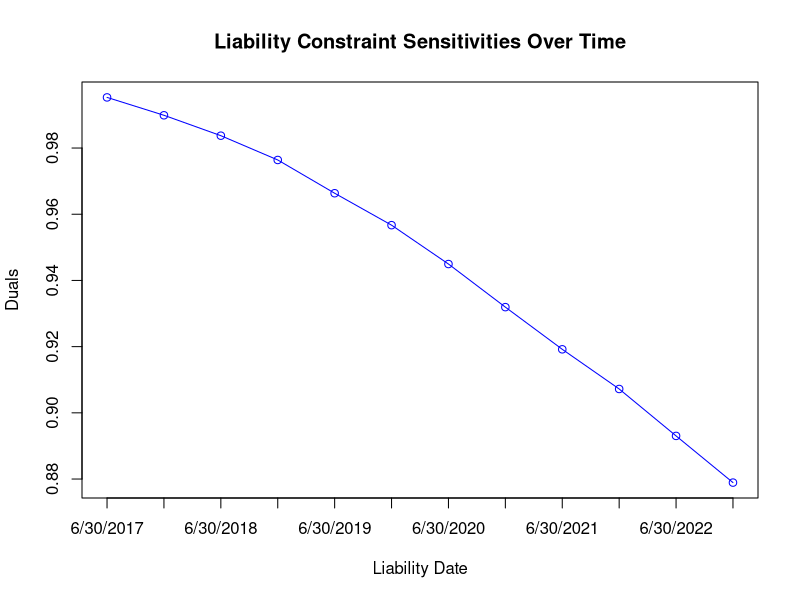

Here is the R script that generated this plot:
## ---- chunk 1
knitr::opts_chunk$set(echo = TRUE)
rm(list=ls())
library(lpSolve)
## ---- chunk 2
#Liabilities 
l = c(12000,18000,20000,20000,16000,15000,12000,10000)

#Bond prices
p = c(102,99,101,98,98,104,100,101,102,94)

#Coupons
coupons = c(5,3.5,5,3.5,4,9,6,8,9,7)

#Maturities
m = c(1,2,2,3,4,5,5,6,7,8)
## ---- chunk 3
#Objective
c = p

#Constraints
A = matrix(0,length(l),length(c))
for (i in seq_along(coupons)){
  A[1:m[i]-1,i] = coupons[i]
  #Matrix with maturity and coupon payments
  A[m[i],i] = 100 + coupons[i]
}

#Direction
dir = rep("=",length(l))

#Constraints Vector 
b = l
## ---- chunk 4
#Solve LP
s = lp("min",c,A,dir,b)
sol = s$solution

#Optimal Solution
for (i in seq_along(sol)){
  cat("Bond",i,"\t:\t",sol[i],"\n")
}
## ---- chunk 5
dedicate_g3 <- function(P,C,M,L){
  #Objective
  c = P
  
  #Constraints
  #Initialize constraints matrix with zeros
  A = matrix(0,length(L), length(C))
  
  for (i in seq_along(C)){
    A[1:M[i]-1,i] = C[i]
    
    #Matrix with maturity and final coupon payments
    A[M[i],i] = 100 + C[i]
  }
  
  #Direction
  dir = rep("=",length(L))
  
  #Constraints Vector
  b = L
  
  #Solution
  s = lp("min",c,A,dir,b,compute.sens=1)
  return(s)
}
## ---- chunk 6
#Inputs
#Liabilities
l = c(12000,18000,20000,20000,16000,15000,12000,10000)

#Bond prices
p = c(102,99,101,98,98,104,100,101,102,94)

#Coupons
coup = c(5,3.5,5,3.5,4,9,6,8,9,7)

#Maturities
m = c(1,2,2,3,4,5,5,6,7,8)

#Calling the function
s = dedicate_g3(p,coup,m,l)
sol = s$solution

#Optimal Solution
for (i in seq_along(sol)){
  cat("Bond",i,"\t:\t",sol[i],"\n")
}
## ---- chunk 7
#Reading bond information
Bonds = read.csv("TreasuryQuotes_wsj.csv")
## ---- chunk 8
#Limit bonds to only those that mature/pay coupons at the end of June/December
dates = c("6/30/2017","12/31/2017","6/30/2018","12/31/2018","6/30/2019","12/31/2019","6/30/2020","12/31/2020","6/30/2021","12/31/2021","6/30/2022","12/31/2022")

Bonds = Bonds[Bonds$Maturity %in% dates,]

#Price Vector
P = Bonds$Asked

#Coupon Vector
C = Bonds$Coupon/2

#Maturities Vector (in periods/half-years)
#Assign each date to period number
periods = seq_along(dates)
names(periods) = dates

#Initialize maturities vector with zeros
M = rep(0,length(Bonds$Maturity))

#Add period number corresponding to each maturity date to maturities vector
for (i in seq_along(M)){
  date = toString(Bonds$Maturity[i])
  period = periods[date]
  
  M[i] = period
}

#Non-negative liabilities vector
L = 1000000*c(9,9,10,10,6,6,9,9,10,10,5,3)
## ---- chunk 9
options("scipen"=100, "digits"=4)
#Calling the function
s = dedicate_g3(P,C,M,L)

optimal_solution = data.frame(Bonds$Maturity,Bonds$Coupon,Bonds$Asked,s$solution)
names(optimal_solution) = c("Maturity","Coupon","Price","Amount to Purchase")
optimal_solution
## ---- chunk 10
optimal_sol_sens = data.frame(dates,L,s$duals[0:length(L)],s$duals.from[0:length(L)],s$duals.to[0:length(L)])
names(optimal_sol_sens) = c("Date","Liability","Duals","Duals From","Duals To")

optimal_sol_sens
## ---- chunk 11
plot(periods, optimal_sol_sens$Duals, main="Liability Constraint Sensitivities Over Time", xlab="Liability Date", ylab="Duals", type='o', col='blue', xaxt='n')
axis(1, at=1:12, labels=dates[1:12])
